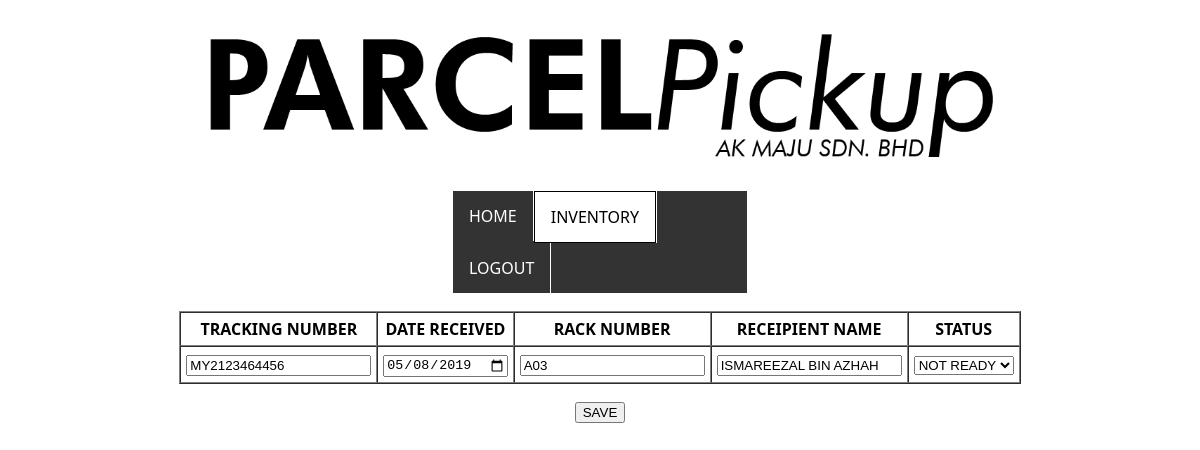
/parceldetails.php?trackNo=MY2123464456, run on the app's committed database.
### tables this page shows
CREATE TABLE `parcel` (
  `trackingNo` varchar(15) NOT NULL,
  `CustId` int(10) DEFAULT NULL,
  `RackNo` varchar(5) NOT NULL,
  `RepNo` varchar(15) DEFAULT NULL,
  `StaffNo` varchar(15) NOT NULL,
  `DateReceived` date NOT NULL,
  `RepName` varchar(50) NOT NULL,
  `status` varchar(10) NOT NULL
);

### parceldetails.php (the view, shortened to what this page needs)
<?php
$trackno ="";
$rackno ="";
$datereceived = "";
$repname ="";
$status ="";
if(isset($_GET['trackNo']))
{
	$sql="select * from `parcel` where `trackingNo`='{$_GET['trackNo']}' ";
	$query=mysql_query($sql);
	$row=mysql_fetch_object($query);
	$trackno = $row->trackingNo;
	$rackno =$row->RackNo;
	$datereceived = $row->DateReceived;
	$repname =$row->RepName;
	$status =$row->status;
}
?>
<!doctype html>
<html>
<head>
	<center><h1><a href="" ><img src="systemLogo.png" alt="logo.png" width="800px"></a></h1></center>
<body bgcolor="">
<font>
<center>
	<ul class="topnav">
  <li><a href="#home">HOME</a></li>
  <li><a class="active" href="inventory.php">INVENTORY</a></li>
  <li><a href="parcelhomepage.html">LOGOUT</a></li>
</ul>
</center>
</font>
</body>
</head>
<body>
	<br>
	<center>
		<form action="" method="POST">
		<table class="parcels" cellpadding="5px" cellspacing="0" border="1" >
		<th>TRACKING NUMBER</th>
		<th>DATE RECEIVED</th>
			<TH>RACK NUMBER</TH>
			<th>RECEIPIENT NAME</th>
		<th>STATUS</th>
			<tr>
				<td><input type="text" name="trackno" value="<?php echo "$trackno"; ?>"></td>
				<td><input type="date" name="datereceived" value="<?php echo "$datereceived"; ?>"</td>
				<td><input type="text" name="rackno" value="<?php echo "$rackno"; ?>"</td>
				<td><input type="text" name="repname" value="<?php echo "$repname"; ?>"</td>
				<td><select name="status">
					<option <?php if($status=='NOT READY') echo 'selected'; ?> value="NOT READY">NOT READY</option></select></td>
			</tr>
	</table>
			<br>
		<input type="submit" name="save" value="SAVE">
		</form>
		</center>
</body>
</html>

### parceldetails.php (style rules this page uses)
body { margin: 0; }
table.parcels { font-family: Segoe, "Segoe UI", "DejaVu Sans", "Trebuchet MS", Verdana, "sans-serif"; }
ul.topnav { list-style-type: none; margin: 0; padding: 0; overflow: hidden; background-color: #333; width: 294px }
ul.topnav li { float: left; font-family: Segoe, "Segoe UI", "DejaVu Sans", "Trebuchet MS", Verdana, "sans-serif"; border-right: 1px solid #FFFFFF;; }
ul.topnav li a { display: block; color: white; text-align: center; padding: 14px 16px; text-decoration: none; }
ul.topnav li a.active { background-color: #FFFFFF; color: black; border: 1px solid; }

### data on the page
parcel: trackno "MY2123464456", datereceived "05/08/2019", rackno "A03", repname "ISMAREEZAL BIN AZHAH", status "NOT READY"
